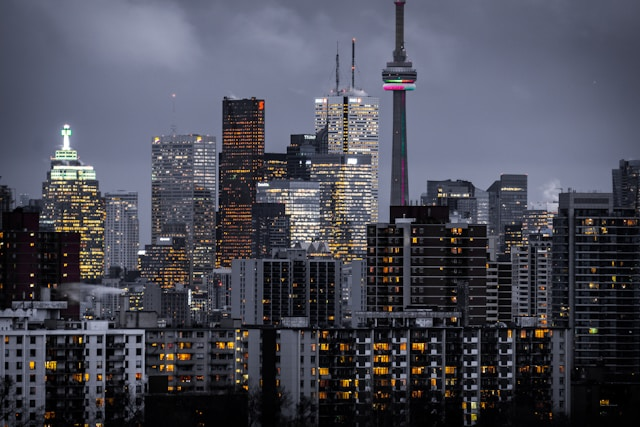
#> input picture modul_1/data/images/building.jpg, 640 x 427 px
$ python robust_matcher.py ../../modul_1/data/images/building.jpg ../../modul_1/data/images/colorful.jpg
#> lines starting #> are read from the running program, lines starting #| are printed output that depends on the picture
### modul_4/feature_match_app/utils/io_utils.py
"""
utils/io_utils.py
Fungsi utilitas untuk input/output file gambar dan data.
"""

import cv2
import os
import numpy as np


def load_image(path, grayscale=False):
    """
    Muat gambar dari path dengan error handling.

    Args:
        path: Path ke file gambar
        grayscale: Jika True, muat sebagai grayscale

    Returns:
        Gambar (numpy array) atau None jika gagal
    """
#> called with path = '../../modul_1/data/images/building.jpg', grayscale = False
    if not os.path.exists(path):
        print(f"[ERROR] File tidak ditemukan: {path}")
        return None

    flag = cv2.IMREAD_GRAYSCALE if grayscale else cv2.IMREAD_COLOR
    img = cv2.imread(path, flag)
#> img is the input picture: shape (427, 640, 3); mean B, G, R 86.6, 75.2, 74.4

    if img is None:
        print(f"[ERROR] Gagal membaca gambar: {path}")
        return None

    return img


# [51 lines left out: functions load_images_from_folder, save_image, ensure_dir, not called in this run]

### modul_4/feature_match_app/robust_matcher.py
"""
robust_matcher.py
Fase 2: Pipeline robust matching menggunakan FLANN/BF + Ratio Test + RANSAC.

Kombinasi yang didukung:
  SIFT+BF, SIFT+FLANN, ORB+BF, ORB+FLANN, AKAZE+BF, AKAZE+FLANN
"""

import cv2
import numpy as np
import matplotlib.pyplot as plt
import os
import time
from utils.io_utils import load_image, save_image


class RobustMatcher:
    """
    Kelas robust matcher yang modular dengan ratio test dan RANSAC.

    Contoh penggunaan:
        rm = RobustMatcher(detector='SIFT', matcher='FLANN', ratio=0.75)
        kp1, des1 = rm.detect_and_compute(img1)
        kp2, des2 = rm.detect_and_compute(img2)
        good_matches = rm.match(des1, des2)
        H, mask, n_inliers = rm.verify_geometry(kp1, kp2, good_matches)
        rm.visualize(img1, img2, kp1, kp2, good_matches, mask)
    """

    BINARY_DETECTORS = {'ORB', 'AKAZE', 'BRISK'}

    def __init__(self, detector='SIFT', matcher='FLANN', ratio=0.75, ransac_thresh=5.0):
        """
        Args:
            detector: 'SIFT' | 'ORB' | 'AKAZE'
            matcher:  'FLANN' | 'BF'
            ratio:    Threshold Lowe's ratio test (0.0 – 1.0)
            ransac_thresh: Threshold RANSAC dalam piksel
        """
        self.detector_name = detector
        self.matcher_name = matcher
        self.ratio = ratio
        self.ransac_thresh = ransac_thresh
        self.is_binary = detector in self.BINARY_DETECTORS

        self._init_detector()
        self._init_matcher()

    def _init_detector(self):
        """Inisialisasi objek detektor sesuai nama."""
        name = self.detector_name
        try:
            if name == 'SIFT':
                self.detector = cv2.SIFT_create()
            elif name == 'ORB':
                self.detector = cv2.ORB_create(nfeatures=1000)
            elif name == 'AKAZE':
                self.detector = cv2.AKAZE_create()
            elif name == 'BRISK':
                self.detector = cv2.BRISK_create()
            else:
                raise ValueError(f"Detektor tidak dikenal: {name}")
        except Exception as e:
            raise RuntimeError(f"Gagal inisialisasi detektor {name}: {e}")

    def _init_matcher(self):
        """Inisialisasi matcher (FLANN atau BruteForce)."""
        name = self.matcher_name
        if name == 'FLANN':
            if self.is_binary:
                index_params = dict(algorithm=6, table_number=6, key_size=12, multi_probe_level=1)
            else:
                index_params = dict(algorithm=1, trees=5)
            search_params = dict(checks=50)
            self.matcher = cv2.FlannBasedMatcher(index_params, search_params)
        elif name == 'BF':
            norm = cv2.NORM_HAMMING if self.is_binary else cv2.NORM_L2
            self.matcher = cv2.BFMatcher(norm, crossCheck=False)
        else:
            raise ValueError(f"Matcher tidak dikenal: {name}")

    def detect_and_compute(self, img):
        """
        Deteksi keypoint dan hitung deskriptor.

        Args:
            img: Gambar input (BGR atau grayscale)

        Returns:
            (keypoints, descriptors)
        """
        if img is None:
            raise ValueError("Gambar tidak boleh None")
        gray = cv2.cvtColor(img, cv2.COLOR_BGR2GRAY) if len(img.shape) == 3 else img
        kp, des = self.detector.detectAndCompute(gray, None)
        return kp, des

    def match(self, des1, des2):
        """
        Cocokkan deskriptor dengan ratio test Lowe.

        Args:
            des1, des2: Deskriptor gambar 1 dan 2

        Returns:
            List DMatch yang lolos ratio test
        """
        if des1 is None or des2 is None or len(des1) < 2 or len(des2) < 2:
            return []

        # Konversi tipe data jika perlu
        if not self.is_binary:
            des1 = des1.astype(np.float32)
            des2 = des2.astype(np.float32)

        raw_matches = self.matcher.knnMatch(des1, des2, k=2)
        good = []
        for pair in raw_matches:
            if len(pair) == 2:
                m, n = pair
                if m.distance < self.ratio * n.distance:
                    good.append(m)
        return good

    def verify_geometry(self, kp1, kp2, matches):
        """
        Verifikasi geometri menggunakan RANSAC untuk menghitung homography.

        Args:
            kp1, kp2: Keypoint gambar 1 dan 2
            matches: List DMatch dari ratio test

        Returns:
            (H, mask, n_inliers)
            H      : Matriks homography (atau None jika gagal)
            mask   : Array boolean inlier/outlier
            n_inliers: Jumlah inlier
        """
        MIN_MATCH = 4
        if len(matches) < MIN_MATCH:
            return None, None, 0

        pts1 = np.float32([kp1[m.queryIdx].pt for m in matches]).reshape(-1, 1, 2)
        pts2 = np.float32([kp2[m.trainIdx].pt for m in matches]).reshape(-1, 1, 2)

        H, mask = cv2.findHomography(pts1, pts2, cv2.RANSAC, self.ransac_thresh)
        n_inliers = int(np.sum(mask)) if mask is not None else 0
        return H, mask, n_inliers

    def visualize(self, img1, img2, kp1, kp2, matches, mask=None, save_path=None):
        """
        Visualisasi tiga panel: img1 kp | img2 kp | hasil match.

        Args:
            img1, img2: Gambar input
            kp1, kp2:   Keypoint
            matches:    List DMatch
            mask:       Mask inlier dari RANSAC (opsional)
            save_path:  Path untuk menyimpan (opsional)
        """
        # Gambar panel kiri & tengah: keypoint pada masing-masing gambar
        img1_kp = cv2.drawKeypoints(img1, kp1, None, color=(0, 200, 50))
        img2_kp = cv2.drawKeypoints(img2, kp2, None, color=(0, 200, 50))

        # Panel kanan: hasil matching dengan warna inlier/outlier
        if mask is not None:
            inlier_matches  = [m for i, m in enumerate(matches) if mask[i]]
            outlier_matches = [m for i, m in enumerate(matches) if not mask[i]]
            # Gambar outlier merah dulu, lalu inlier hijau di atas
            match_img = cv2.drawMatches(img1, kp1, img2, kp2, outlier_matches, None,
                                        matchColor=(0, 0, 255), singlePointColor=(200, 200, 200),
                                        flags=cv2.DrawMatchesFlags_NOT_DRAW_SINGLE_POINTS)
            match_img = cv2.drawMatches(img1, kp1, img2, kp2, inlier_matches, match_img,
                                        matchColor=(0, 255, 0), singlePointColor=(200, 200, 200),
                                        flags=cv2.DrawMatchesFlags_NOT_DRAW_SINGLE_POINTS |
                                              cv2.DrawMatchesFlags_DRAW_OVER_OUTIMG)
        else:
            match_img = cv2.drawMatches(img1, kp1, img2, kp2, matches[:50], None,
                                        matchColor=(0, 200, 200),
                                        flags=cv2.DrawMatchesFlags_NOT_DRAW_SINGLE_POINTS)

        fig, axes = plt.subplots(1, 3, figsize=(18, 5))
        for ax, img, title in zip(axes,
                                   [img1_kp, img2_kp, match_img],
                                   ['Gambar 1 - Keypoint', 'Gambar 2 - Keypoint',
                                    f'Matching (hijau=inlier, merah=outlier)']):
            ax.imshow(cv2.cvtColor(img, cv2.COLOR_BGR2RGB))
            ax.set_title(title, fontsize=10)
            ax.axis('off')

        plt.suptitle(f'{self.detector_name} + {self.matcher_name}  |  ratio={self.ratio}',
                     fontsize=13, fontweight='bold')
        plt.tight_layout()

        if save_path:
            os.makedirs(os.path.dirname(save_path) if os.path.dirname(save_path) else '.', exist_ok=True)
            plt.savefig(save_path, dpi=100, bbox_inches='tight')
            print(f"[INFO] Visualisasi disimpan: {save_path}")
        plt.show()

    def full_pipeline(self, img1, img2, verbose=True, save_path=None):
        """
        Jalankan pipeline lengkap: detect → match → RANSAC → visualize.

        Args:
            img1, img2: Gambar input
            verbose:    Cetak log detail
            save_path:  Path simpan hasil (opsional)

        Returns:
            dict hasil pipeline
        """
        t0 = time.perf_counter()

        kp1, des1 = self.detect_and_compute(img1)
        kp2, des2 = self.detect_and_compute(img2)

        good_matches = self.match(des1, des2)
        H, mask, n_inliers = self.verify_geometry(kp1, kp2, good_matches)

        elapsed = (time.perf_counter() - t0) * 1000

        if verbose:
            print(f"\n[RobustMatcher] {self.detector_name}+{self.matcher_name}")
            print(f"  Keypoint gambar 1  : {len(kp1)}")
            print(f"  Keypoint gambar 2  : {len(kp2)}")
            print(f"  Setelah ratio test : {len(good_matches)}")
            print(f"  Inlier (RANSAC)    : {n_inliers}")
            print(f"  Waktu total        : {elapsed:.1f} ms")

        self.visualize(img1, img2, kp1, kp2, good_matches, mask, save_path=save_path)

        return {
            'kp1': kp1, 'kp2': kp2,
            'matches': good_matches,
            'H': H, 'mask': mask,
            'n_inliers': n_inliers,
            'time_ms': elapsed,
        }


# ─── Demo standalone ─────────────────────────────────────────────────────────
if __name__ == '__main__':
    import sys

    def make_test_pair():
        """Buat pasangan gambar sintetis untuk demo."""
        base = np.zeros((300, 400, 3), dtype=np.uint8)
        for _ in range(20):
            x, y = np.random.randint(20, 380), np.random.randint(20, 280)
            cv2.circle(base, (x, y), np.random.randint(5, 25),
                       tuple(np.random.randint(100, 255, 3).tolist()), -1)
        # Gambar kedua adalah versi dengan sedikit transformasi
        M = cv2.getRotationMatrix2D((200, 150), 10, 1.0)
        rotated = cv2.warpAffine(base, M, (400, 300))
        return base, rotated

    if len(sys.argv) >= 3:
        img1 = load_image(sys.argv[1])
        img2 = load_image(sys.argv[2])
#> call 2 of load_image, with path = '../../modul_1/data/images/colorful.jpg', grayscale = False
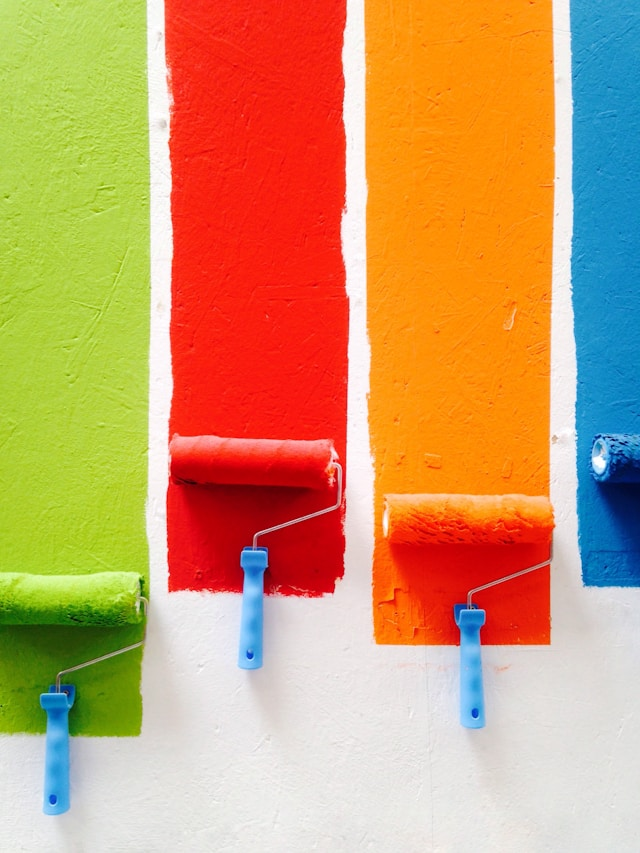
#> input picture modul_1/data/images/colorful.jpg, 640 x 853 px
#> in load_image, img is the input picture: shape (853, 640, 3); mean B, G, R 105.5, 154.5, 204.7
    else:
        print("[INFO] Menggunakan gambar sintetis untuk demo.")
        img1, img2 = make_test_pair()

    for det, mat in [('SIFT', 'FLANN'), ('ORB', 'BF'), ('AKAZE', 'FLANN')]:
        print(f"\n{'='*50}")
        rm = RobustMatcher(detector=det, matcher=mat)
        rm.full_pipeline(img1, img2, save_path=f'results/match_{det}_{mat}.png')
#> this loop made 3 passes
#> good_matches in full_pipeline on passes 1, 3: 25 matches, 17 matches
#> good_matches in full_pipeline on pass 2: 5 matches
#|   Keypoint gambar 1  : 2714
#|   Keypoint gambar 2  : 863
#|   Setelah ratio test : 25
#|   Inlier (RANSAC)    : 10
#|   Keypoint gambar 1  : 1000
#|   Keypoint gambar 2  : 1000
#|   Setelah ratio test : 5
#|   Inlier (RANSAC)    : 0
#|   Keypoint gambar 1  : 1334
#|   Keypoint gambar 2  : 486
#> (further printed lines are left out)
#> pass 1, in detect_and_compute, `gray = cv2.cvtColor(img, cv2.COLOR_BGR2GRAY) if len(img.shape) == 3 el..`:
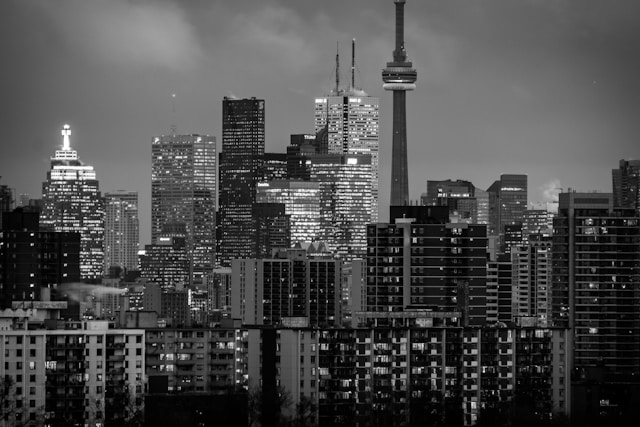
#> gray: shape (427, 640); min 0, max 255, mean 76.3
#> pass 1, in detect_and_compute (call 2), `gray = cv2.cvtColor(img, cv2.COLOR_BGR2GRAY) if len(img.shape) == 3 el..`:
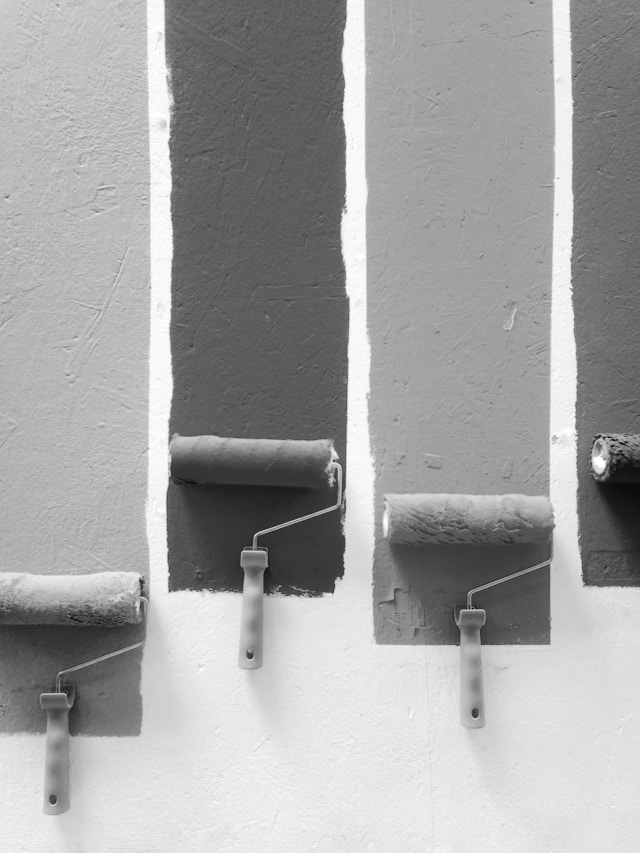
#> gray: shape (853, 640); min 3, max 255, mean 163.9
#> pass 1, in visualize, `img1_kp = cv2.drawKeypoints(img1, kp1, None, color=(0, 200, 50))`:
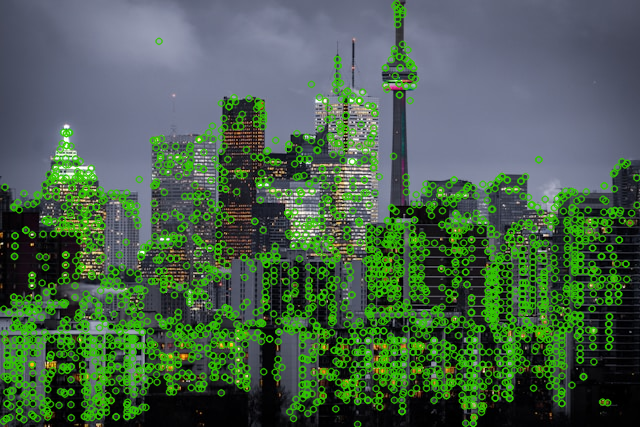
#> img1_kp: shape (427, 640, 3); mean B, G, R 75.9, 98.3, 72.3
#> pass 1, in visualize, `img2_kp = cv2.drawKeypoints(img2, kp2, None, color=(0, 200, 50))`:
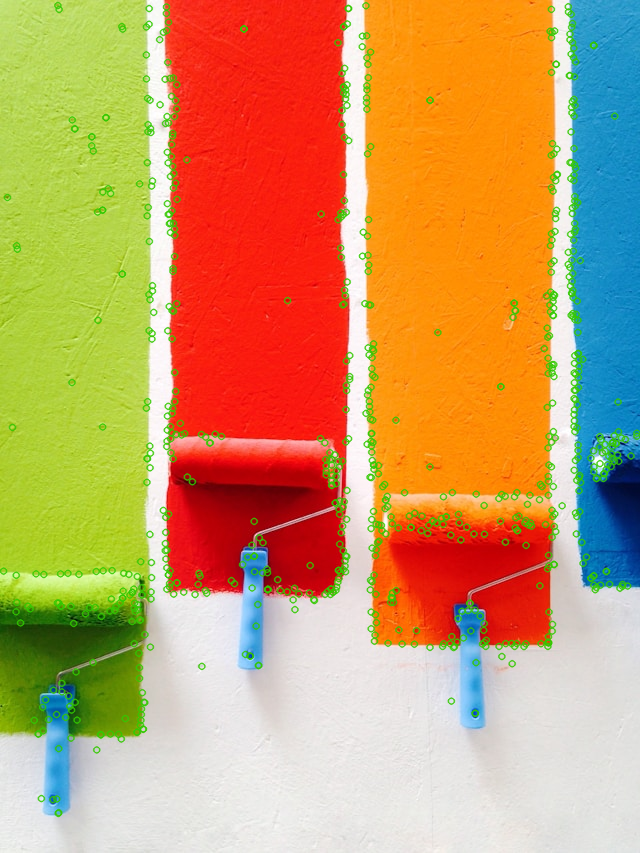
#> img2_kp: shape (853, 640, 3); mean B, G, R 101.7, 156, 200.3
#> pass 1, in visualize, `plt.savefig(save_path, dpi=100, bbox_inches='tight')`:
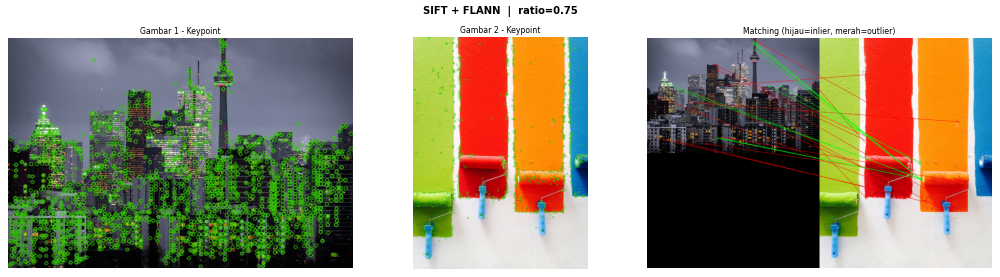
#> figure drawn by matplotlib, 3 panels
#> pass 2, in visualize (call 2), `plt.savefig(save_path, dpi=100, bbox_inches='tight')`:
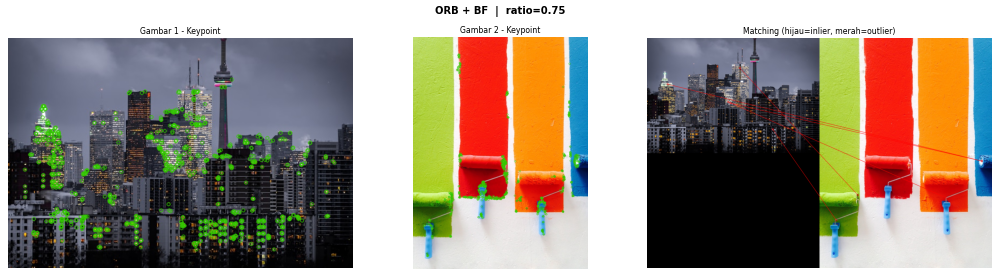
#> figure drawn by matplotlib, 3 panels
